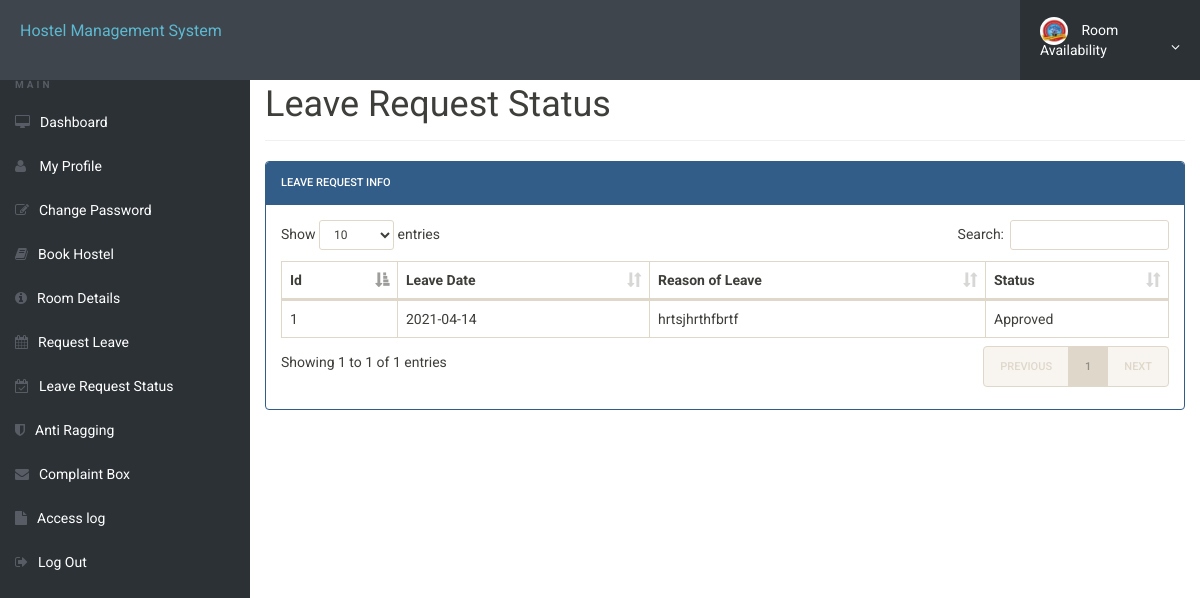
Screenshot of /request-status.php (signed in) with the database file from the repository.
### tables this page shows
CREATE TABLE `leavereq` (
  `id` int(11) NOT NULL,
  `name` varchar(255) NOT NULL,
  `class` varchar(50) NOT NULL,
  `contact` bigint(10) NOT NULL,
  `email` varchar(50) NOT NULL,
  `leavedate` varchar(20) NOT NULL,
  `reason` varchar(500) NOT NULL,
  `status` varchar(10) NOT NULL DEFAULT 'Pending'
);

### request-status.php (the view, shortened to what this page needs)
<?php
include('includes/config.php');
?>
<!DOCTYPE html>
<html lang="en">
<head>
	<link rel="stylesheet" href="css/font-awesome.min.css">
	<link rel="stylesheet" href="css/bootstrap.min.css">
	<link rel="stylesheet" href="css/dataTables.bootstrap.min.css">
	<link rel="stylesheet" href="css/bootstrap-social.css">
	<link rel="stylesheet" href="css/bootstrap-select.css">
	<link rel="stylesheet" href="css/fileinput.min.css">
	<link rel="stylesheet" href="css/awesome-bootstrap-checkbox.css">
	<link rel="stylesheet" href="./css/style.css">
</head>
<body>
<?php include('includes/header.php');?>
	<div class="ts-main-content">
		<?php include('includes/sidebar.php');?>
		<div class="content-wrapper">
			<div class="container-fluid">
				<div class="row">
					<div class="col-md-12">
						<h1 class="page-title">Leave Request Status</h1>
						<div class="row">
							<div class="col-md-12">
								<div class="panel panel-primary">
									<div class="panel-heading">Leave Request Info</div>
									<div class="panel-body">
								<table id="zctb" class="table table-bordered " cellspacing="0" width="100%">
								<thead>
										<tr>
											<th>Id</th>
											<th>Leave Date</th>
											<th>Reason of Leave</th>
											<th>Status</th>
										</tr>
								</thead>
								<tbody>
<?php
$email=$_SESSION['login'];
$ret="select * from leavereq where email=?";
$stmt= $mysqli->prepare($ret) ;
$stmt->bind_param('s',$email);
$stmt->execute() ;
$res=$stmt->get_result();
$cnt=1;
while($row=$res->fetch_object())
{
  	?>
<tr>
<td><?php echo $cnt;;?></td>
<td><?php echo $row->leavedate;?></td>
<td><?php echo $row->reason;?></td>
<td><?php echo $row->status;?></td>
</tr>
<?php
$cnt=$cnt+1;
} ?>
								</tbody>
								</table>
									</div>
									</div>
								</div>
							</div>
						</div>
							</div>
						</div>
					</div>
				</div>
</body>
</html>

### css/style.css (style rules this page uses)
html { font-size: 14px; }
@media only screen and (min-width: 480px) { html { font-size: 17px; } }
@media only screen and (min-width: 768px) { html { font-size: 14px; } }
body { font-size: 1em; }
.panel { overflow: hidden; }
.page-title { padding-bottom: 15px; margin-bottom: 20px; border-bottom: 1px solid #f0f0f0; }
.ts-main-content .content-wrapper { padding-top: 15px; margin-top: 50px; }
@media only screen and (min-width: 992px) { .ts-main-content .content-wrapper { margin-left: 250px; } }

### rows the page displays
leavereq: leavedate "2021-04-14", reason "hrtsjhrthfbrtf", status "Approved"
